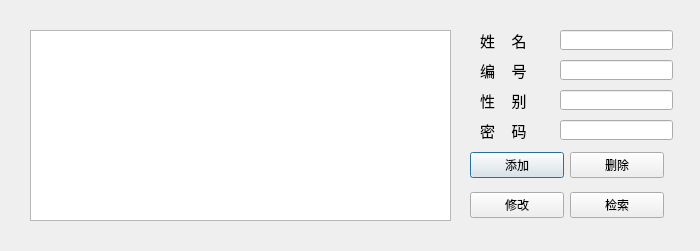
<?xml version="1.0" encoding="UTF-8"?>
<ui version="4.0">
 <class>GLctrl</class>
 <widget class="QDialog" name="GLctrl">
  <property name="geometry">
   <rect>
    <x>0</x>
    <y>0</y>
    <width>700</width>
    <height>251</height>
   </rect>
  </property>
  <property name="windowTitle">
   <string>Dialog</string>
  </property>
  <widget class="QLabel" name="label">
   <property name="geometry">
    <rect>
     <x>480</x>
     <y>30</y>
     <width>81</width>
     <height>21</height>
    </rect>
   </property>
   <property name="font">
    <font>
     <pointsize>11</pointsize>
    </font>
   </property>
   <property name="text">
    <string>姓    名</string>
   </property>
  </widget>
  <widget class="QLineEdit" name="id">
   <property name="geometry">
    <rect>
     <x>560</x>
     <y>60</y>
     <width>113</width>
     <height>20</height>
    </rect>
   </property>
  </widget>
  <widget class="QLabel" name="label_2">
   <property name="geometry">
    <rect>
     <x>480</x>
     <y>90</y>
     <width>91</width>
     <height>21</height>
    </rect>
   </property>
   <property name="font">
    <font>
     <pointsize>11</pointsize>
    </font>
   </property>
   <property name="text">
    <string>性    别</string>
   </property>
  </widget>
  <widget class="QTableView" name="tableView">
   <property name="geometry">
    <rect>
     <x>30</x>
     <y>30</y>
     <width>421</width>
     <height>191</height>
    </rect>
   </property>
  </widget>
  <widget class="QLabel" name="label_3">
   <property name="geometry">
    <rect>
     <x>480</x>
     <y>60</y>
     <width>71</width>
     <height>21</height>
    </rect>
   </property>
   <property name="font">
    <font>
     <pointsize>11</pointsize>
    </font>
   </property>
   <property name="text">
    <string>编    号</string>
   </property>
  </widget>
  <widget class="QLineEdit" name="sex">
   <property name="geometry">
    <rect>
     <x>560</x>
     <y>90</y>
     <width>113</width>
     <height>20</height>
    </rect>
   </property>
  </widget>
  <widget class="QLineEdit" name="name">
   <property name="geometry">
    <rect>
     <x>560</x>
     <y>30</y>
     <width>113</width>
     <height>20</height>
    </rect>
   </property>
  </widget>
  <widget class="QLabel" name="label_4">
   <property name="geometry">
    <rect>
     <x>480</x>
     <y>120</y>
     <width>81</width>
     <height>21</height>
    </rect>
   </property>
   <property name="font">
    <font>
     <pointsize>11</pointsize>
    </font>
   </property>
   <property name="text">
    <string>密    码</string>
   </property>
  </widget>
  <widget class="QLineEdit" name="password">
   <property name="geometry">
    <rect>
     <x>560</x>
     <y>120</y>
     <width>113</width>
     <height>20</height>
    </rect>
   </property>
  </widget>
  <widget class="QWidget" name="layoutWidget">
   <property name="geometry">
    <rect>
     <x>470</x>
     <y>150</y>
     <width>194</width>
     <height>30</height>
    </rect>
   </property>
   <layout class="QHBoxLayout" name="horizontalLayout_2">
    <item>
     <widget class="QPushButton" name="add">
      <property name="text">
       <string>添加</string>
      </property>
     </widget>
    </item>
    <item>
     <widget class="QPushButton" name="delete_2">
      <property name="text">
       <string>删除</string>
      </property>
     </widget>
    </item>
   </layout>
  </widget>
  <widget class="QWidget" name="layoutWidget">
   <property name="geometry">
    <rect>
     <x>470</x>
     <y>190</y>
     <width>194</width>
     <height>30</height>
    </rect>
   </property>
   <layout class="QHBoxLayout" name="horizontalLayout">
    <item>
     <widget class="QPushButton" name="change">
      <property name="text">
       <string>修改</string>
      </property>
     </widget>
    </item>
    <item>
     <widget class="QPushButton" name="search">
      <property name="text">
       <string>检索</string>
      </property>
     </widget>
    </item>
   </layout>
  </widget>
 </widget>
 <resources/>
 <connections/>
</ui>
